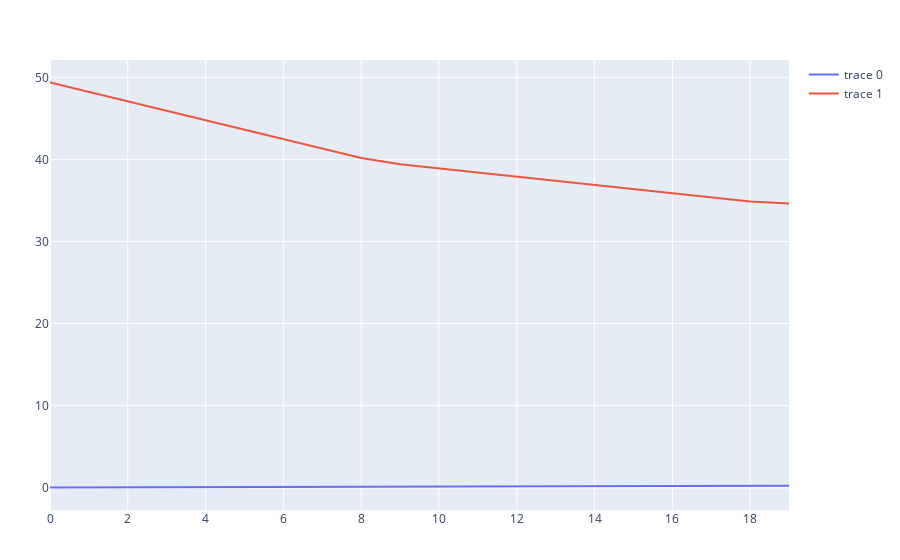

This figure's notebook cell:
### Code cell
plot([scatter(y=SOC), scatter(y=Voltage)])

### Figure 1 — Plotly figure (JSON) as saved in the notebook; plotly's stock layout.template omitted (floating-point values rounded to 4 significant figures)
{"data": [{"type": "scatter", "y": [0.01068, 0.02137, 0.03205, 0.04274, 0.05342, 0.0641, 0.07479, 0.08547, 0.09615, 0.1068, 0.1175, 0.1282, 0.1389, 0.1496, 0.1603, 0.1709, 0.1816, 0.1923, 0.203, 0.2137]}, {"type": "scatter", "y": [49.38, 48.23, 47.08, 45.92, 44.77, 43.62, 42.47, 41.32, 40.17, 39.42, 38.91, 38.4, 37.88, 37.37, 36.86, 36.34, 35.83, 35.32, 34.88, 34.64]}], "layout": {"margin": {"b": 50, "l": 50, "r": 50, "t": 60}}}
